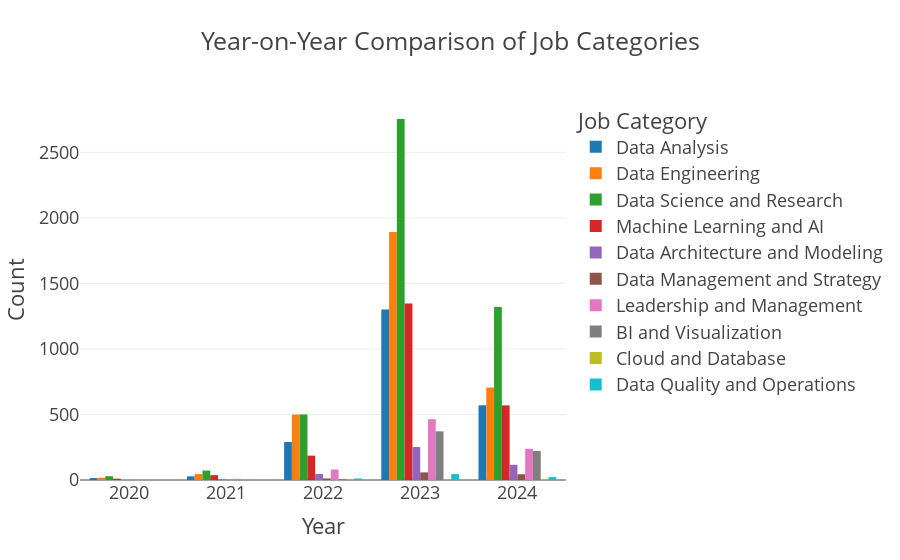

The cell this chart's notebook holds for it:
### Code cell
job_category_counts = jobs_data.groupby(['work_year', 'job_category']).size().reset_index(name='count')

#the graph 
pio.templates.default = "presentation"
fig = px.bar(job_category_counts, x='work_year', y='count', color='job_category',
             title='Year-on-Year Comparison of Job Categories',
             labels={'count': 'Count', 'work_year': 'Year', 'job_category': 'Job Category'},
             barmode='group')
fig.show()

### Figure 1 — Plotly figure (JSON) as saved in the notebook; plotly's stock layout.template omitted (floating-point values rounded to 4 significant figures)
{"data": [{"alignmentgroup": "True", "hovertemplate": "Job Category=Data Analysis<br>Year=%{x}<br>Count=%{y}<extra></extra>", "legendgroup": "Data Analysis", "marker": {"color": "#1F77B4", "pattern": {"shape": ""}}, "name": "Data Analysis", "offsetgroup": "Data Analysis", "orientation": "v", "showlegend": true, "textposition": "auto", "type": "bar", "x": [2020, 2021, 2022, 2023, 2024], "xaxis": "x", "y": [15, 28, 290, 1301, 570], "yaxis": "y"}, {"alignmentgroup": "True", "hovertemplate": "Job Category=Data Engineering<br>Year=%{x}<br>Count=%{y}<extra></extra>", "legendgroup": "Data Engineering", "marker": {"color": "#FF7F0E", "pattern": {"shape": ""}}, "name": "Data Engineering", "offsetgroup": "Data Engineering", "orientation": "v", "showlegend": true, "textposition": "auto", "type": "bar", "x": [2020, 2021, 2022, 2023, 2024], "xaxis": "x", "y": [17, 45, 499, 1891, 705], "yaxis": "y"}, {"alignmentgroup": "True", "hovertemplate": "Job Category=Data Science and Research<br>Year=%{x}<br>Count=%{y}<extra></extra>", "legendgroup": "Data Science and Research", "marker": {"color": "#2CA02C", "pattern": {"shape": ""}}, "name": "Data Science and Research", "offsetgroup": "Data Science and Research", "orientation": "v", "showlegend": true, "textposition": "auto", "type": "bar", "x": [2020, 2021, 2022, 2023, 2024], "xaxis": "x", "y": [29, 72, 500, 2754, 1320], "yaxis": "y"}, {"alignmentgroup": "True", "hovertemplate": "Job Category=Machine Learning and AI<br>Year=%{x}<br>Count=%{y}<extra></extra>", "legendgroup": "Machine Learning and AI", "marker": {"color": "#D62728", "pattern": {"shape": ""}}, "name": "Machine Learning and AI", "offsetgroup": "Machine Learning and AI", "orientation": "v", "showlegend": true, "textposition": "auto", "type": "bar", "x": [2020, 2021, 2022, 2023, 2024], "xaxis": "x", "y": [10, 37, 186, 1346, 569], "yaxis": "y"}, {"alignmentgroup": "True", "hovertemplate": "Job Category=Data Architecture and Modeling<br>Year=%{x}<br>Count=%{y}<extra></extra>", "legendgroup": "Data Architecture and Modeling", "marker": {"color": "#9467BD", "pattern": {"shape": ""}}, "name": "Data Architecture and Modeling", "offsetgroup": "Data Architecture and Modeling", "orientation": "v", "showlegend": true, "textposition": "auto", "type": "bar", "x": [2021, 2022, 2023, 2024], "xaxis": "x", "y": [5, 46, 252, 116], "yaxis": "y"}, {"alignmentgroup": "True", "hovertemplate": "Job Category=Data Management and Strategy<br>Year=%{x}<br>Count=%{y}<extra></extra>", "legendgroup": "Data Management and Strategy", "marker": {"color": "#8C564B", "pattern": {"shape": ""}}, "name": "Data Management and Strategy", "offsetgroup": "Data Management and Strategy", "orientation": "v", "showlegend": true, "textposition": "auto", "type": "bar", "x": [2021, 2022, 2023, 2024], "xaxis": "x", "y": [1, 12, 58, 44], "yaxis": "y"}, {"alignmentgroup": "True", "hovertemplate": "Job Category=Leadership and Management<br>Year=%{x}<br>Count=%{y}<extra></extra>", "legendgroup": "Leadership and Management", "marker": {"color": "#E377C2", "pattern": {"shape": ""}}, "name": "Leadership and Management", "offsetgroup": "Leadership and Management", "orientation": "v", "showlegend": true, "textposition": "auto", "type": "bar", "x": [2021, 2022, 2023, 2024], "xaxis": "x", "y": [9, 80, 464, 238], "yaxis": "y"}, {"alignmentgroup": "True", "hovertemplate": "Job Category=BI and Visualization<br>Year=%{x}<br>Count=%{y}<extra></extra>", "legendgroup": "BI and Visualization", "marker": {"color": "#7F7F7F", "pattern": {"shape": ""}}, "name": "BI and Visualization", "offsetgroup": "BI and Visualization", "orientation": "v", "showlegend": true, "textposition": "auto", "type": "bar", "x": [2022, 2023, 2024], "xaxis": "x", "y": [8, 371, 221], "yaxis": "y"}, {"alignmentgroup": "True", "hovertemplate": "Job Category=Cloud and Database<br>Year=%{x}<br>Count=%{y}<extra></extra>", "legendgroup": "Cloud and Database", "marker": {"color": "#BCBD22", "pattern": {"shape": ""}}, "name": "Cloud and Database", "offsetgroup": "Cloud and Database", "orientation": "v", "showlegend": true, "textposition": "auto", "type": "bar", "x": [2022, 2023, 2024], "xaxis": "x", "y": [2, 3, 6], "yaxis": "y"}, {"alignmentgroup": "True", "hovertemplate": "Job Category=Data Quality and Operations<br>Year=%{x}<br>Count=%{y}<extra></extra>", "legendgroup": "Data Quality and Operations", "marker": {"color": "#17BECF", "pattern": {"shape": ""}}, "name": "Data Quality and Operations", "offsetgroup": "Data Quality and Operations", "orientation": "v", "showlegend": true, "textposition": "auto", "type": "bar", "x": [2022, 2023, 2024], "xaxis": "x", "y": [12, 45, 22], "yaxis": "y"}], "layout": {"barmode": "group", "legend": {"title": {"text": "Job Category"}, "tracegroupgap": 0}, "title": {"text": "Year-on-Year Comparison of Job Categories"}, "xaxis": {"anchor": "y", "domain": [0, 1], "title": {"text": "Year"}}, "yaxis": {"anchor": "x", "domain": [0, 1], "title": {"text": "Count"}}}}
